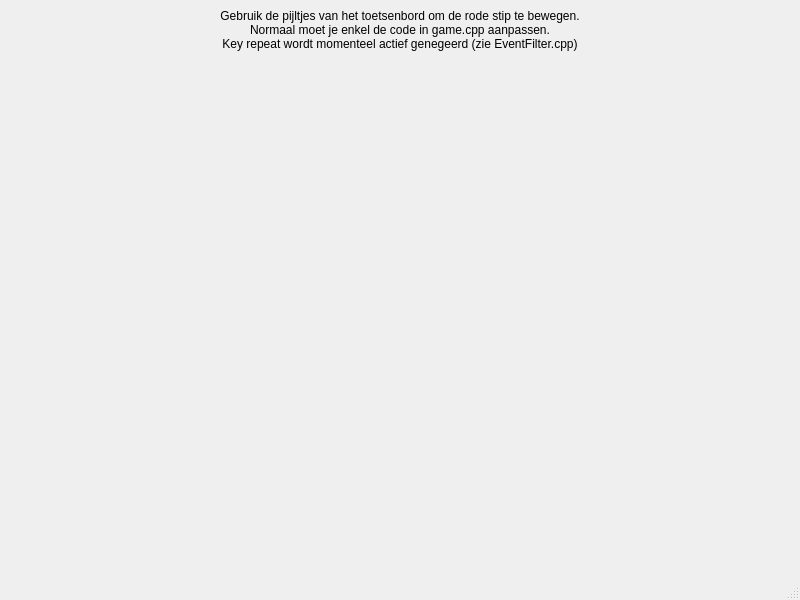
<?xml version="1.0" encoding="UTF-8"?>
<ui version="4.0">
 <class>MainWindow</class>
 <widget class="QMainWindow" name="MainWindow">
  <property name="geometry">
   <rect>
    <x>0</x>
    <y>0</y>
    <width>800</width>
    <height>600</height>
   </rect>
  </property>
  <property name="windowTitle">
   <string>MainWindow</string>
  </property>
  <widget class="QWidget" name="centralwidget">
   <layout class="QVBoxLayout" name="verticalLayout">
    <item>
     <widget class="QLabel" name="label">
      <property name="sizePolicy">
       <sizepolicy hsizetype="Preferred" vsizetype="Maximum">
        <horstretch>0</horstretch>
        <verstretch>0</verstretch>
       </sizepolicy>
      </property>
      <property name="text">
       <string>Gebruik de pijltjes van het toetsenbord om de rode stip te bewegen.
Normaal moet je enkel de code in game.cpp aanpassen.
Key repeat wordt momenteel actief genegeerd (zie EventFilter.cpp)</string>
      </property>
      <property name="alignment">
       <set>Qt::AlignCenter</set>
      </property>
     </widget>
    </item>
    <item>
     <layout class="QHBoxLayout" name="horizontalLayout">
      <item>
       <spacer name="horizontalSpacer">
        <property name="orientation">
         <enum>Qt::Horizontal</enum>
        </property>
        <property name="sizeHint" stdset="0">
         <size>
          <width>40</width>
          <height>20</height>
         </size>
        </property>
       </spacer>
      </item>
      <item>
       <widget class="SnakeField" name="screen" native="true"/>
      </item>
      <item>
       <spacer name="horizontalSpacer_2">
        <property name="orientation">
         <enum>Qt::Horizontal</enum>
        </property>
        <property name="sizeHint" stdset="0">
         <size>
          <width>40</width>
          <height>20</height>
         </size>
        </property>
       </spacer>
      </item>
     </layout>
    </item>
   </layout>
  </widget>
  <widget class="QMenuBar" name="menubar">
   <property name="geometry">
    <rect>
     <x>0</x>
     <y>0</y>
     <width>800</width>
     <height>25</height>
    </rect>
   </property>
  </widget>
  <widget class="QStatusBar" name="statusbar"/>
 </widget>
 <customwidgets>
  <customwidget>
   <class>SnakeField</class>
   <extends>QWidget</extends>
   <header>snakefield.h</header>
   <container>1</container>
  </customwidget>
 </customwidgets>
 <resources/>
 <connections/>
</ui>
